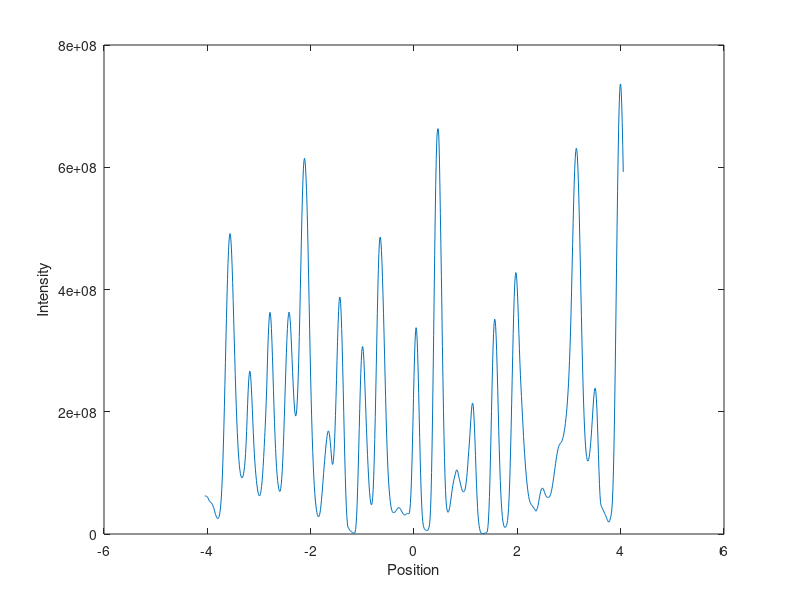

Write MATLAB code to recreate this figure.
clear;            
clc;              

lam = 1550e-9;    
a = 1000e-9;     
d = 2000e-9;     
N = 128;          
k = 2*pi/lam;     % k = 2π/λ
p = 0;            
phi = -4.05*pi/180 : 0.01*pi/180 : 4.05*pi/180;  
Rphi = [];        

for i = 1:100
    for s = 0:N-1
        % rphi = (rand(1,1)-0.5);
        rphi = randn(1, 1, 1);
        p = p + exp(1i*(k*s*d.*sin(phi) - rphi.*2*pi));
        i = s + 1;
        Rphi(i) = -rphi/2;
    end
    p = abs(p);
    P = N^2 .* (sinc((pi.*a)./lam.*sin(phi)).^2) .* p.^2;

    angle = rad2deg(phi);
    figure(1);
    plot(angle, P);
    xlabel('Position');
    ylabel('Intensity');
end
aaaa = P';
p = p';